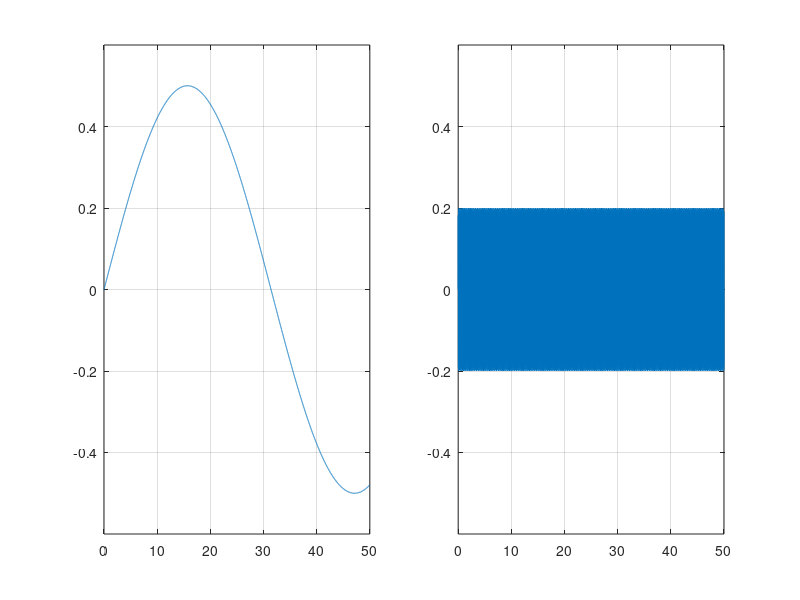
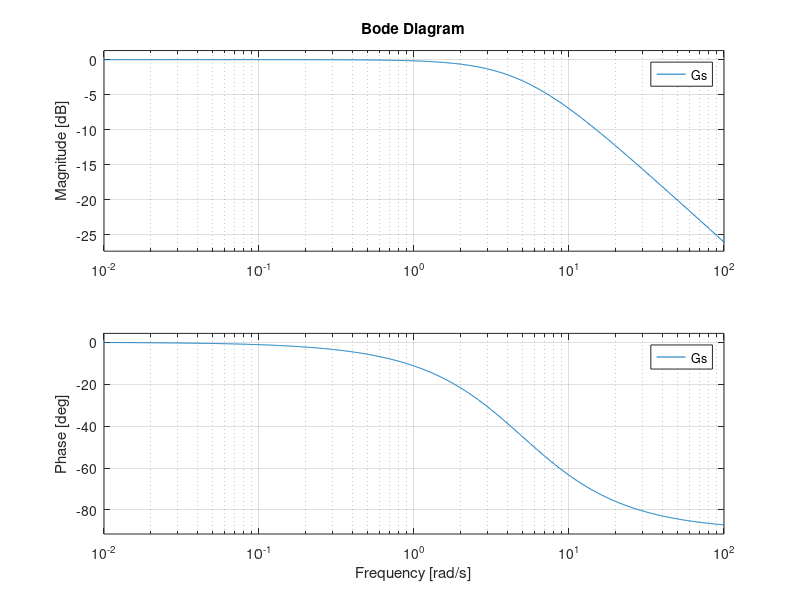
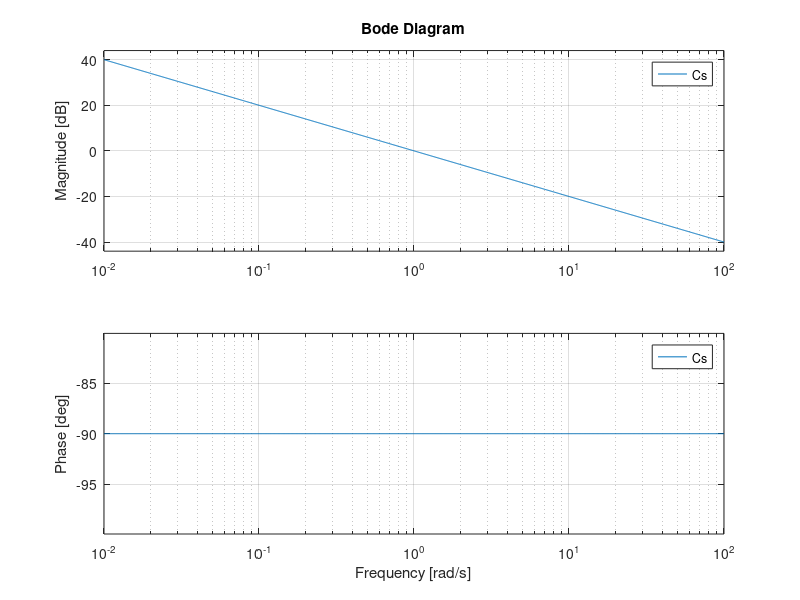
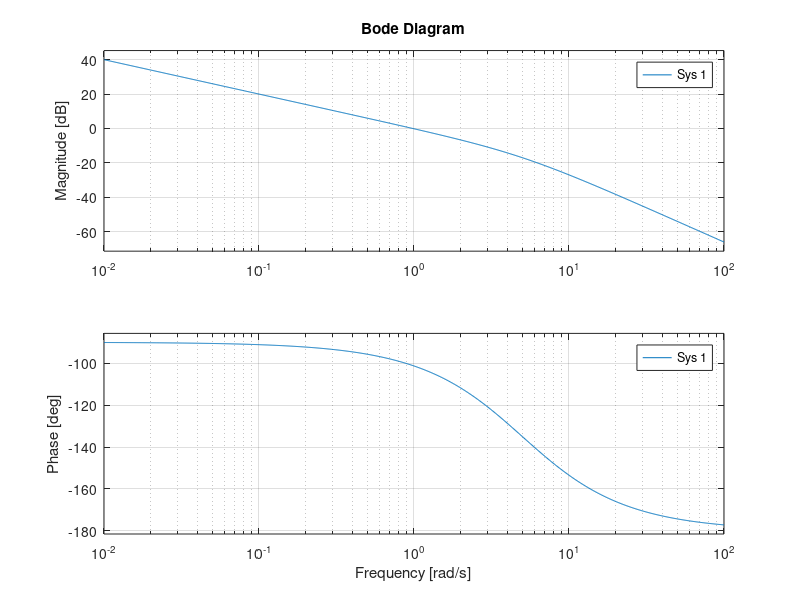

Source code (MATLAB) for these figures, in order:
%%%%%%%%%%%%%%%%%%%%%%%%%%%%%%%%%%%%%%%%%%%%%
%% 《控制之美-卷一(第二版)》 代码
%% 作者：王天威
%% 清华大学出版社
%% 程序名称：9-2_BodePlot_Controller_Design.m
%% 程序功能：基于伯德图的控制器设计
%%%%%%%%%%%%%%%%%%%%%%%%%%%%%%%%%%%%%%%%%%%%%
%% 程序初始化，清空工作空间，缓存，
clear all;
close all;
clc;
% 读取Octave控制和信号数据库（注：如使用Matlab，可删除或注释掉本行代码）
pkg load control
% 定义系统传递函数
Gs = tf([5] ,[1 5]);
% 定义控制器，请读者根据案例更改参数并进行分析
Cs = pid(0,1);
% 构建闭环系统传递函数
sys = Cs * Gs;
% 构建补偿敏感度传递函数
Ts = feedback(Cs*Gs,1);
% 构建敏感度传递函数
Ss =1/(1+Cs * Gs);
% 生成仿真信号
t = 0 : 0.01 : 50;
% 定义参考
r = ones(size(t));
% 生成干扰信号，读者可更改其中参数进行分析
disturbance = 0.5 * sin(0.1 * t);
% 生成噪声信号，读者可更改其中参数进行分析
noise = 0.2 * sin( 100 * t);
% 仿真系统响应
% 参考信号与噪声的合成输入
x1 = lsim(Ts, r - noise, t);
% 干扰信号的系统响应
x2 = lsim(Ss, disturbance, t);
% 绘制扰动和噪声
figure(1, 'position',[200 200 1600 300]);
subplot(1,2,1);
title('Disturbance');
plot(t, disturbance);
ylim ([-0.6, 0.6]);
grid on;
subplot(1,2,2);
title('noise');
plot(t, noise);
ylim ([-0.6, 0.6]);
grid on;
% 绘制系统伯德图
figure(2, 'position',[100 200 600 600]);
bode(Gs,{0.01, 100})
figure(3, 'position',[700 200 600 600]);
bode(Cs,{0.01, 100})
figure(4, 'position',[1300 200 600 600]);
bode(Cs*Gs,{0.01, 100})
% 绘制仿真结果
figure(5, 'position',[200 200 1200 600]);
plot(t, x1 + x2,"linewidth",1);
hold on
plot(t,ones(size(t)),"linewidth",1, 'LineStyle', '--')
ylim([0, 1.25]);
grid on;



